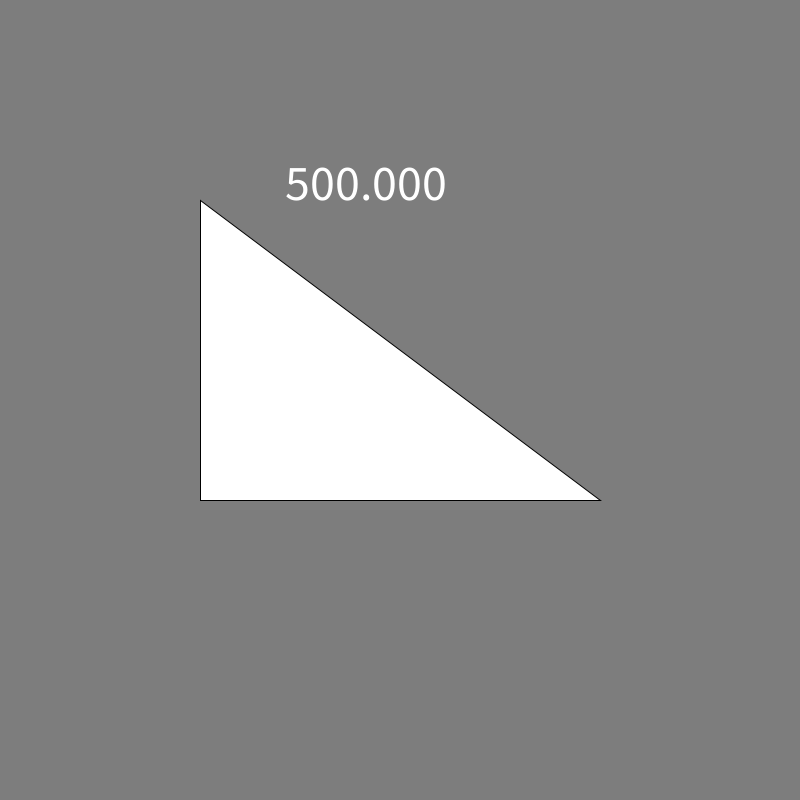
Frame 1 (no input)
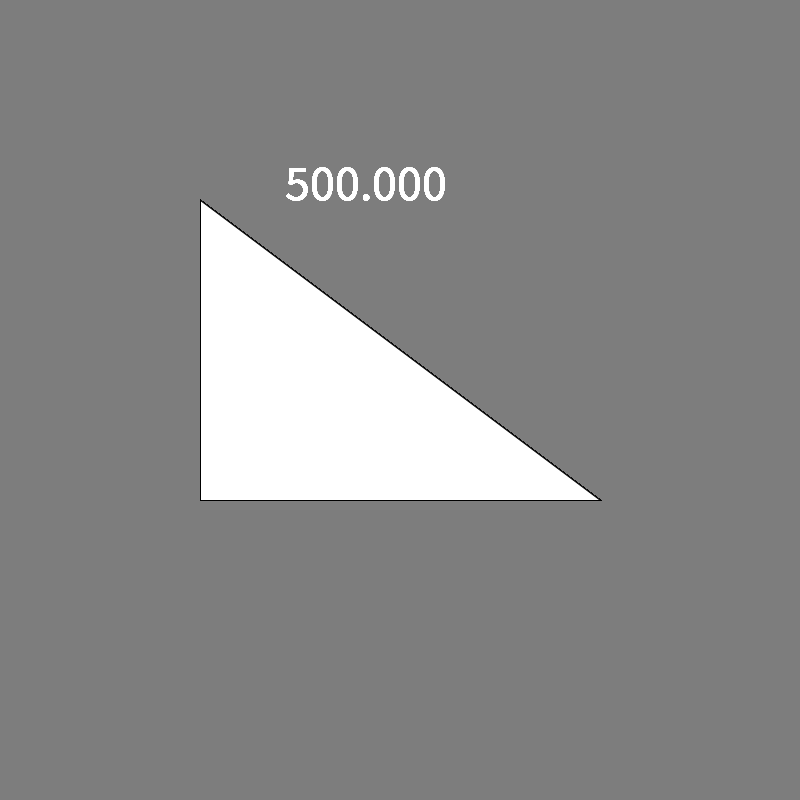
Frame 60 (the mouse pressed at the canvas centre just before this capture)
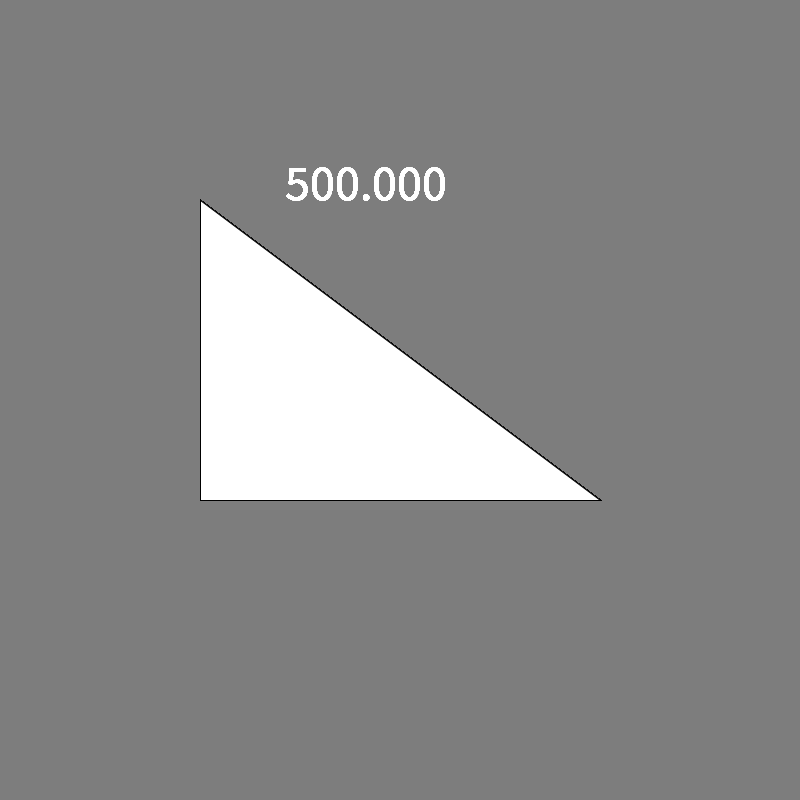
Frame 120 (the mouse held since frame 60 and released just before this capture)

The Processing sketch that drew these frames (run headless with seeded random() and noise(); from frame 60 on, the mouse is pressed at the canvas centre):

// Processing sketch: Pythagorean_Theorem
// ── Pythagorean_Theorem.pde
void setup(){
  size(800,800);
  textSize(50);
  background(125);
}

void draw(){
  triangle(200,200,200,500,600,500);
  text(pytho(500-200,600-200),width/2-125,height/2-200);
}

float pytho(float a, float b){
  float c = sqrt(sq(a) + sq(b));
  return c;
}
